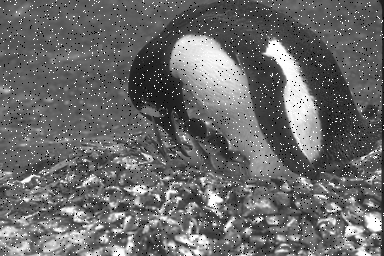
#> input picture img/noise.png, 384 x 256 px
$ jupyter execute --allow-errors Filter.ipynb
#> lines starting #> are read from the running program, lines starting #| are printed output that depends on the picture
# Mean filtering

[cell 1]
import cv2
import matplotlib.pyplot as plt
import numpy as np
# Load the image
image = cv2.imread("img/noise.png")
#> image is the input picture: shape (256, 384, 3); min 0, max 255, mean 106

# Apply mean filtering
filtered_image = cv2.blur(image, (5, 5))
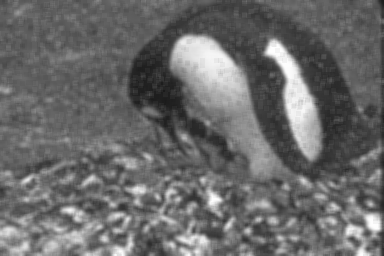
#> filtered_image: shape (256, 384, 3); min 26, max 255, mean 106

final_img = np.hstack((image, filtered_image));
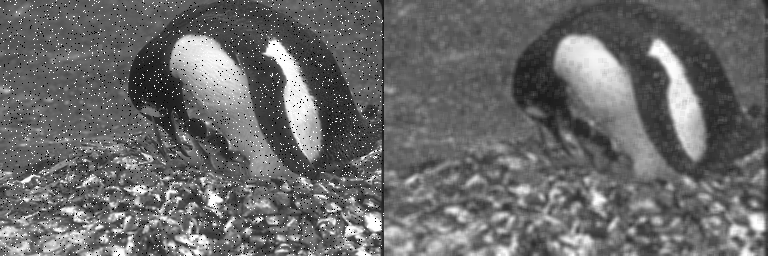
#> final_img: shape (256, 768, 3); min 0, max 255, mean 106
plt.imshow(final_img)
plt.show()

# Median

[cell 2]
import cv2
import matplotlib.pyplot as plt
import numpy as np
# Load the image
image = cv2.imread("img/noise.png")

# Apply mean filtering
filtered_image = cv2.medianBlur(image, 7)
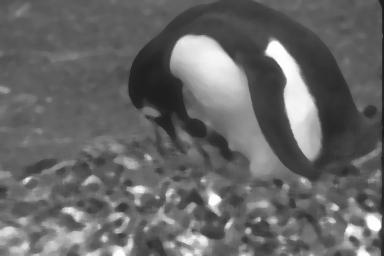
#> filtered_image: shape (256, 384, 3); min 28, max 254, mean 102.8

final_img = np.hstack((image, filtered_image));
plt.imshow(final_img)
plt.show()

# Weighted average

[cell 3]
import cv2
import matplotlib.pyplot as plt
# Load the image
image = cv2.imread("img/noise.png")

# Define the kernel for the weighted average filter
kernel = np.array([[1, 2, 1],
                   [2, 4, 2],
                   [1, 2, 1]]) / 16

# Apply the weighted average filter
filtered_image = cv2.filter2D(image, -1, kernel)
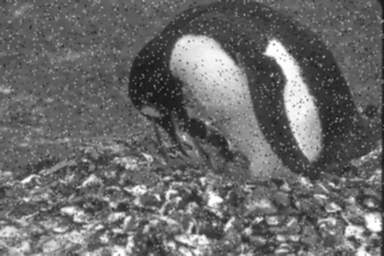
#> filtered_image: shape (256, 384, 3); min 20, max 255, mean 106

final_img = np.hstack((image, filtered_image));
plt.imshow(final_img)
plt.show()

# Min Max

[cell 4]
import cv2
import matplotlib.pyplot as plt
# Load the image
image = cv2.imread("img/noise2.png")


# Create the kernel for the min-max filter
kernel_size = 3
kernel = np.ones((kernel_size, kernel_size), dtype=np.float32) / (kernel_size * kernel_size)


# Apply the weighted average filter
#> (the rest of this cell did not finish here and is left out)

[cell 5]
import cv2
import matplotlib.pyplot as plt
import numpy as np
# Load the image
image = cv2.imread("img/noise.png")

# Apply mean filtering
kernel = np.ones((3,3), dtype=np.float32) / (3*3)
filtered_image = cv2.filter2D(image, -1, kernel)

rot = cv2.getRotationMatrix2D((image.shape[0]/2, image.shape[1]/2), 30, 1)
i = cv2.warpAffine(image, rot, (image.shape[0], image.shape[1]))
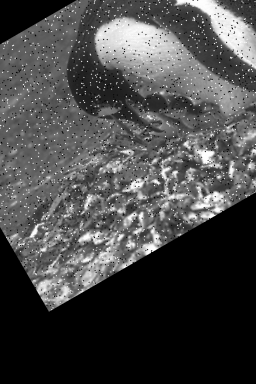
#> i: shape (384, 256, 3); min 0, max 255, mean 72.3

# final_img = np.hstack((image, i));
plt.imshow(i)
plt.show()

$ run again, with img/res.png copied over img/noise.png
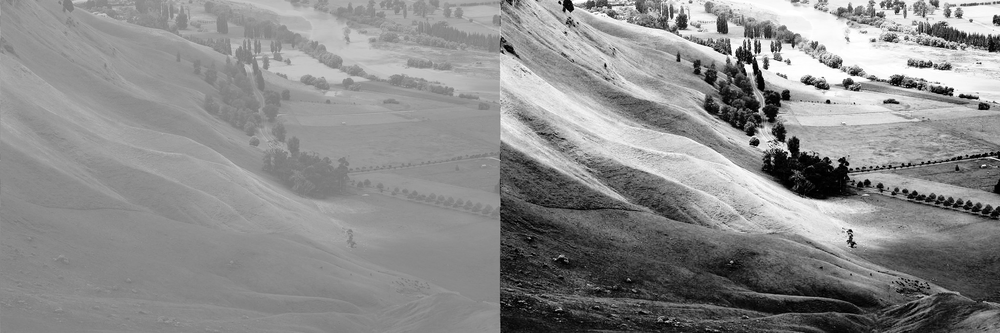
#> input picture img/res.png, 1000 x 333 px, shrunk from 2048 x 683 before the run
#> image is the input picture: shape (333, 1000, 3); min 0, max 255, mean 139.3
#> `final_img = np.hstack((image, filtered_image));`:
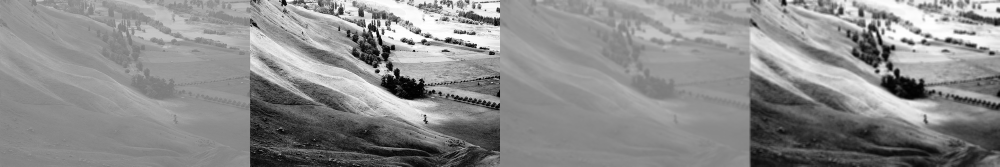
#> final_img: shape (333, 2000, 3) (shown at 1/2 size); min 0, max 255, mean 139.3
#> `i = cv2.warpAffine(image, rot, (image.shape[0], image.shape[1]))`:
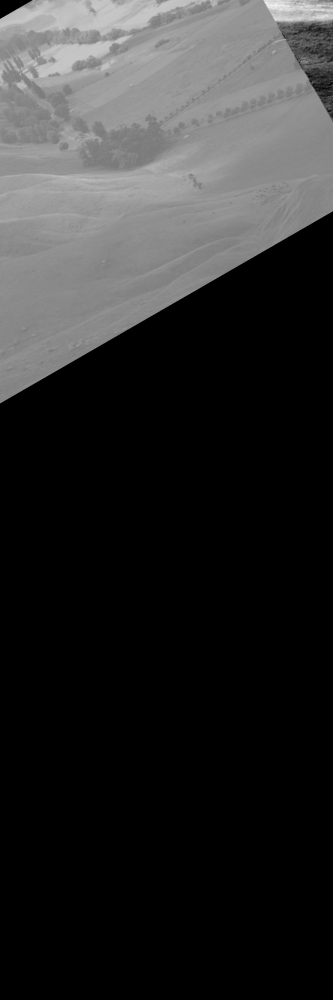
#> i: shape (1000, 333, 3); min 0, max 242, mean 44.6

$ run again, with img/rgbx.png copied over img/noise.png
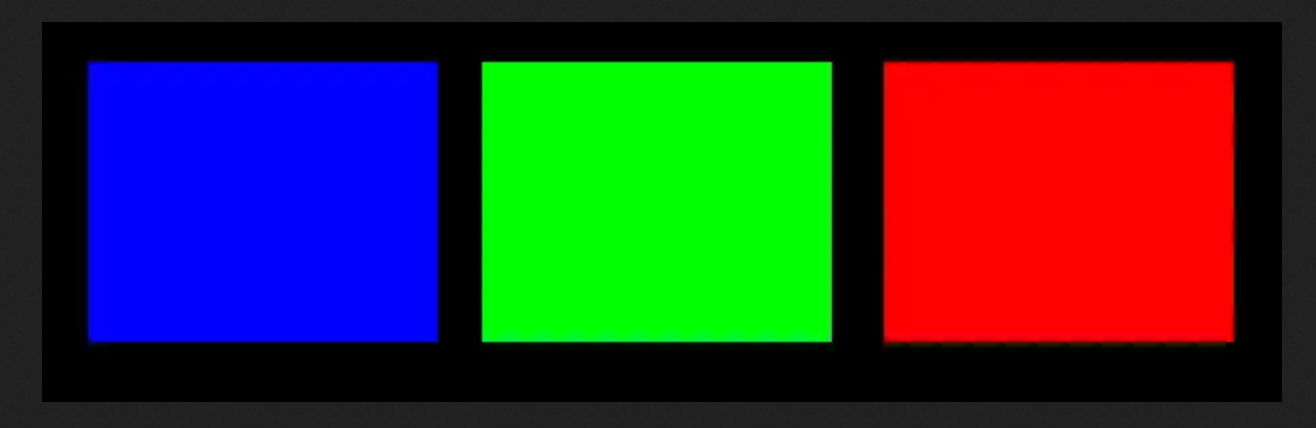
#> input picture img/rgbx.png, 1316 x 428 px
#> image is the input picture: shape (428, 1316, 3); mean B, G, R 50.5, 50.2, 50.1
#> `final_img = np.hstack((image, filtered_image));`:
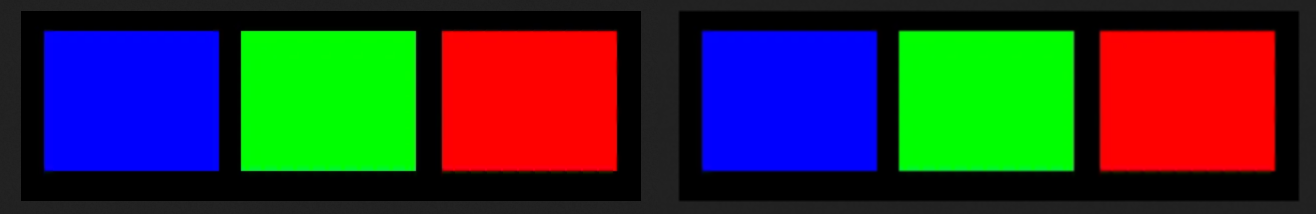
#> final_img: shape (428, 2632, 3) (shown at 1/2 size); mean B, G, R 50.5, 50.2, 50.1
#> `i = cv2.warpAffine(image, rot, (image.shape[0], image.shape[1]))`:
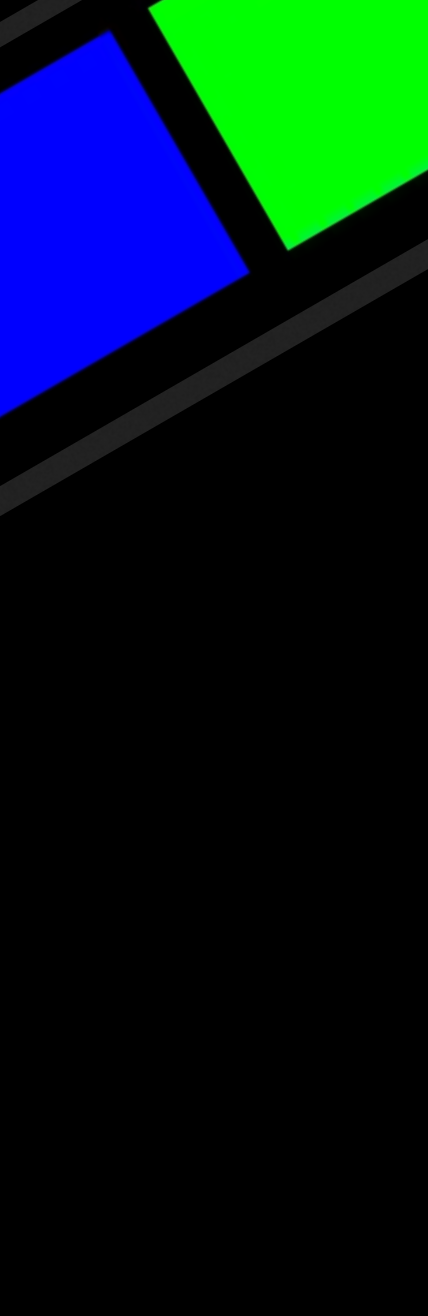
#> i: shape (1316, 428, 3); mean B, G, R 27.4, 22.4, 0.9
